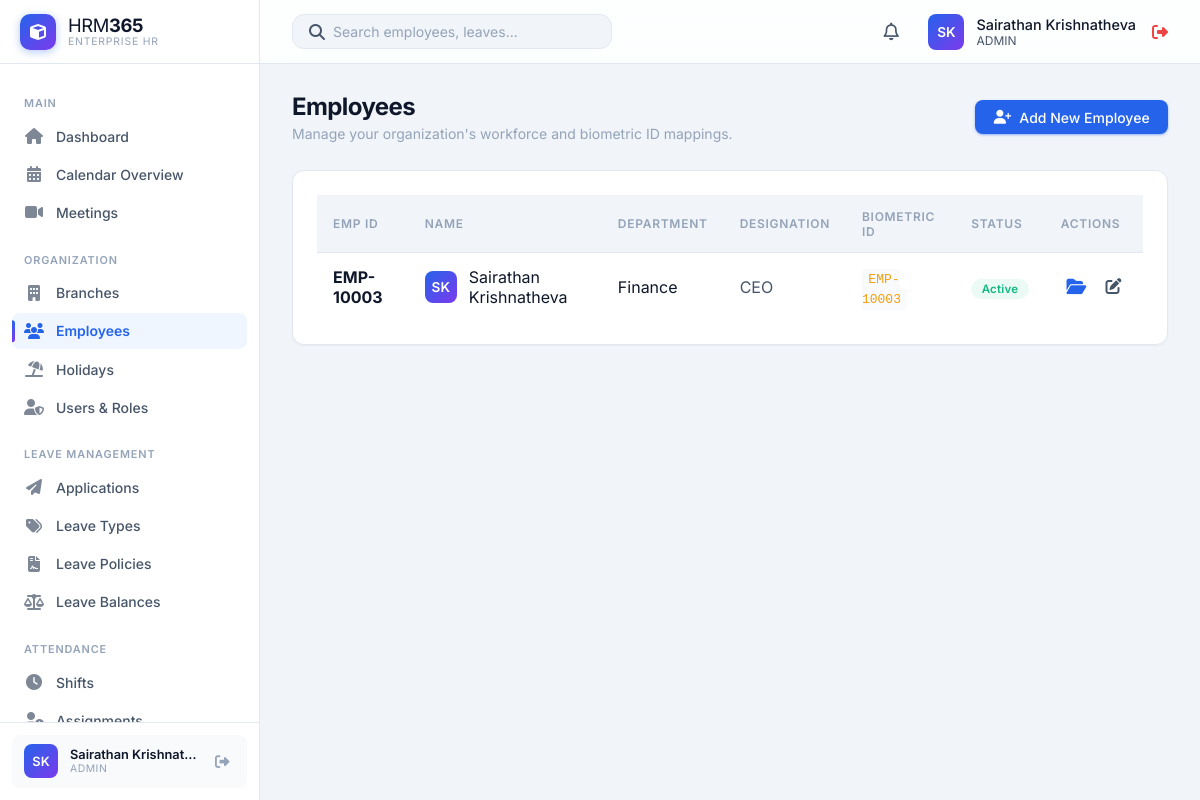
/HRM365/modules/employees/index.php (signed in), run on the app's committed database.
### tables this page shows
CREATE TABLE `employees` (
  `id` int(11) NOT NULL,
  `employee_code` varchar(20) NOT NULL,
  `first_name` varchar(50) NOT NULL,
  `last_name` varchar(50) NOT NULL,
  `email` varchar(100) NOT NULL,
  `phone` varchar(20) DEFAULT NULL,
  `nic_number` varchar(30) DEFAULT NULL,
  `department` varchar(50) DEFAULT NULL,
  `designation` varchar(50) DEFAULT NULL,
  `status` enum('Active','On Leave','Resigned','Terminated') DEFAULT 'Active',
  `resignation_termination_date` date DEFAULT NULL,
  `biometric_user_id` varchar(50) DEFAULT NULL,
  `hire_date` date DEFAULT NULL,
  `created_at` timestamp NOT NULL DEFAULT current_timestamp(),
  `updated_at` timestamp NOT NULL DEFAULT current_timestamp() ON UPDATE current_timestamp(),
  `date_of_birth` date DEFAULT NULL,
  `gender` enum('Male','Female','Other') DEFAULT NULL,
  `address` text DEFAULT NULL,
  `branch_id` int(11) DEFAULT NULL,
  `employment_type` enum('Full-time','Part-time','Contract') DEFAULT NULL,
  `base_salary` decimal(10,2) DEFAULT NULL,
  `profile_photo` varchar(255) DEFAULT NULL,
  `shift_id` int(11) DEFAULT NULL,
  `attendance_policy_id` int(11) DEFAULT NULL
);

### HRM365/modules/employees/index.php (the view, shortened to what this page needs)
<?php
require_once '../../includes/auth.php';
require_once '../../includes/avatar.php';
$query = "SELECT * FROM employees ";
$params = [];
$query .= "ORDER BY created_at DESC";
$stmt = $pdo->prepare($query);
$stmt->execute($params);
$employees = $stmt->fetchAll();
include '../../includes/header.php';
?>
<div class="page-header">
    <div>
        <h1 class="page-title">Employees</h1>
        <div class="page-subtitle">Manage your organization's workforce and biometric ID mappings.</div>
    </div>
    <a href="create.php" class="btn btn-primary">
        <i class="fas fa-user-plus"></i> Add New Employee
    </a>
</div>
<div class="card">
    <div class="table-container">
        <table class="table">
            <thead>
                <tr>
                    <th>Emp ID</th>
                    <th>Name</th>
                    <th>Department</th>
                    <th>Designation</th>
                    <th>Biometric ID</th>
                    <th>Status</th>
                    <th>Actions</th>
                </tr>
            </thead>
            <tbody>
                <?php foreach ($employees as $emp): ?>
                <tr>
                    <td><strong><?php echo htmlspecialchars($emp['employee_code']); ?></strong></td>
                    <td>
                        <div style="display: flex; align-items: center; gap: 0.75rem;">
                            <?php echo render_avatar($emp['first_name'], $emp['last_name'], $emp['profile_photo'] ?? null, $emp['employee_code'], 'avatar', 'width: 32px; height: 32px; font-size: 0.85rem;'); ?>
                            <?php echo htmlspecialchars($emp['first_name'] . ' ' . $emp['last_name']); ?>
                        </div>
                    </td>
                    <td><?php echo htmlspecialchars($emp['department']); ?></td>
                    <td><span class="text-secondary"><?php echo htmlspecialchars($emp['designation']); ?></span></td>
                    <td><code style="background: var(--bg-hover); padding: 0.2rem 0.4rem; border-radius: 4px; color: var(--accent-warning);"><?php echo htmlspecialchars($emp['biometric_user_id'] ?? 'Not Mapped'); ?></code></td>
                    <td>
                        <?php if ($emp['status'] === 'Active'): ?>
                            <span class="status-badge status-active">Active</span>
                        <?php else: ?>
                            <span class="status-badge status-leave"><?php echo htmlspecialchars($emp['status']); ?></span>
                        <?php endif; ?>
                    </td>
                    <td>
                        <div style="display: flex; gap: 0.5rem;">
                            <a href="documents.php?id=<?php echo $emp['id']; ?>" class="action-btn" style="color: var(--accent-primary);" title="Document Vault"><i class="fas fa-folder-open"></i></a>
                            <a href="edit.php?id=<?php echo $emp['id']; ?>" class="action-btn" style="font-size: 1rem;" title="Edit Profile"><i class="fas fa-edit"></i></a>
                        </div>
                    </td>
                </tr>
                <?php endforeach; ?>
            </tbody>
        </table>
    </div>
</div>
<?php include '../../includes/footer.php'; ?>

### HRM365/includes/avatar.php (shortened to what this page needs)
<?php
function profile_photo_url(?string $path): ?string
{
    if (empty($path)) {
        return null;
    }
    $relative = ltrim(str_replace('\\', '/', $path), '/');
    $absolute = realpath(__DIR__ . '/../' . str_replace('/', DIRECTORY_SEPARATOR, $relative));
    return app_url($relative) . '?v=' . filemtime($absolute);
}
function avatar_initials(?string $first, ?string $last, ?string $fallback = ''): string
{
    $first = trim((string) $first);
    $last = trim((string) $last);
    if ($first !== '' || $last !== '') {
        return strtoupper(substr($first, 0, 1) . substr($last, 0, 1));
    }
    $fallback = trim($fallback);
    return strtoupper(substr($fallback !== '' ? $fallback : 'U', 0, 2));
}
function render_avatar(?string $first, ?string $last, ?string $photoPath, ?string $fallback = '', string $class = 'avatar', string $style = ''): string
{
    $url = profile_photo_url($photoPath);
    $label = trim(trim((string) $first) . ' ' . trim((string) $last));
    $styleAttr = $style !== '' ? ' style="' . htmlspecialchars($style, ENT_QUOTES, 'UTF-8') . '"' : '';
    $classAttr = htmlspecialchars($class, ENT_QUOTES, 'UTF-8');
    $titleAttr = htmlspecialchars($label, ENT_QUOTES, 'UTF-8');
    return '<div class="' . $classAttr . '"' . $styleAttr . ' title="' . $titleAttr . '">' . htmlspecialchars(avatar_initials($first, $last, $fallback), ENT_QUOTES, 'UTF-8') . '</div>';
}

### HRM365/css/styles.css (style rules this page uses)
:root { --bg-main: #f1f5f9; --bg-secondary: #ffffff; --bg-card: #ffffff; --bg-hover: #f8fafc; --text-primary: #0f172a; --text-secondary: #475569; --text-muted: #94a3b8; --accent-primary: #2563eb; --accent-hover: #1d4ed8; --accent-success: #10b981; --accent-warning: #f59e0b; --accent-danger: #ef4444; --accent-info: #06b6d4; --border-color: #e2e8f0; --font-family: 'Inter', sans-serif; --sidebar-width: 260px; --header-height: 64px; --shadow-sm: 0 1px 2px 0 rgb(0 0 0 / 0.04); --shadow-md: 0 4px 6px -1px rgb(0 0 0 / 0.07), 0 2px 4px -2px rgb(0 0 0 / 0.05); --shadow-lg: 0 10px 15px -3px rgb(0 0 0 / 0.08), 0 4px 6px -4px rgb(0 0 0 / 0.04); --shadow-xl: 0 20px 25px -5px rgb(0 0 0 / 0.08), 0 8px 10px -6px rgb(0 0 0 / 0.04); --radius-sm: 6px; --radius-md: 8px; --radius-lg: 12px; --radius-xl: 16px; --transition-speed: 0.2s; }
* { margin: 0; padding: 0; box-sizing: border-box; }
body { font-family: var(--font-family); background-color: var(--bg-main); color: var(--text-primary); display: flex; min-height: 100vh; overflow-x: hidden; -webkit-font-smoothing: antialiased; -moz-osx-font-smoothing: grayscale; }
a { text-decoration: none; color: inherit; }
h1, h2, h3, h4, h5, h6 { color: var(--text-primary); font-weight: 600; }
.text-secondary { color: var(--text-secondary); }
.sidebar-user .avatar { width: 34px; height: 34px; border-radius: 8px; background: linear-gradient(135deg, #2563eb, #7c3aed); display: flex; align-items: center; justify-content: center; color: white; font-weight: 600; font-size: 0.8rem; flex-shrink: 0; }
.action-btn { background: transparent; border: none; color: var(--text-secondary); font-size: 1.1rem; cursor: pointer; position: relative; transition: color 0.15s ease; padding: 0.35rem; border-radius: 6px; }
.avatar { width: 36px; height: 36px; border-radius: 8px; background: linear-gradient(135deg, var(--accent-primary), #7c3aed); display: flex; align-items: center; justify-content: center; color: white; font-weight: 600; font-size: 0.85rem; overflow: hidden; flex-shrink: 0; }
.page-header { margin-bottom: 1.75rem; display: flex; justify-content: space-between; align-items: center; gap: 1rem; }
.page-title { font-size: 1.5rem; font-weight: 700; letter-spacing: -0.025em; color: var(--text-primary); }
.page-subtitle { color: var(--text-muted); margin-top: 0.25rem; font-size: 0.875rem; }
.btn { display: inline-flex; align-items: center; gap: 0.5rem; padding: 0.55rem 1.15rem; border-radius: var(--radius-md); font-weight: 500; font-size: 0.875rem; cursor: pointer; transition: all 0.15s ease; border: none; font-family: var(--font-family); }
.btn-primary { background-color: var(--accent-primary); color: white; box-shadow: 0 1px 3px rgba(37, 99, 235, 0.3), 0 1px 2px rgba(37, 99, 235, 0.2); }
.card { background-color: #ffffff; border-radius: var(--radius-lg); border: 1px solid var(--border-color); padding: 1.5rem; box-shadow: var(--shadow-sm); transition: box-shadow 0.2s ease; max-width: 100%; }
.table-container { width: 100%; overflow-x: auto; -webkit-overflow-scrolling: touch; }
.table { width: 100%; min-width: 720px; border-collapse: separate; border-spacing: 0; }
.table th, .table td { padding: 0.85rem 1rem; text-align: left; border-bottom: 1px solid var(--border-color); }
.table th { color: var(--text-muted); font-weight: 600; font-size: 0.75rem; text-transform: uppercase; letter-spacing: 0.06em; background-color: var(--bg-main); }
.table tr:last-child td { border-bottom: none; }
.table tbody tr { transition: background-color 0.12s ease; }
.status-badge { padding: 0.2rem 0.65rem; border-radius: 9999px; font-size: 0.72rem; font-weight: 600; letter-spacing: 0.02em; }
.status-active { background-color: rgba(16, 185, 129, 0.08); color: var(--accent-success); }

### data on the page
employees: avatar_initials($first, $last, $fallback) "SK SK", employee_code "EMP-10003", avatar_initials($first, $last, $fallback) "SK", first_name+last_name "Sairathan Krishnatheva", department "Finance", designation "CEO", biometric_user "EMP-10003", status "Active"

### other printed values
$_SESSION['full_name'] "Sairathan Krishnat…"
$currentUser['role'] "ADMIN"
$_SESSION['full_name'] "Sairathan Krishnatheva"
